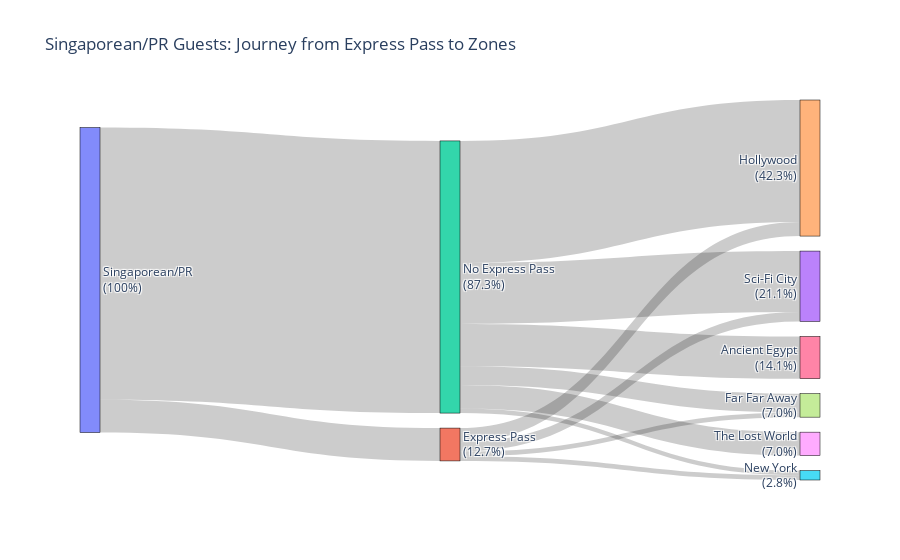

Notebook source saved alongside this figure:
### Markdown cell above
Singaporean/PR Guests: Journey from Express Pass to Zones

### Code cell
import pandas as pd
import plotly.graph_objects as go

# Load the dataset
file_path = r'../data/Updated_Theme_Parks_Survey_Responses 5.csv'
df = pd.read_csv(file_path)

# Define the categorical order for theme park zones according to your specified order (removed Madagascar)
zone_order = ["Sci-Fi City", "Hollywood", "New York", "Ancient Egypt", "Far Far Away", "The Lost World"]

# Filter only for "Singaporean/PR" guests
S_PR_df = df[df['Nationality'] == 'Singaporean/PR']

# Total Singaporean/PR responses to calculate percentages
total_S_PR_responses = len(S_PR_df)

# Define labels for the Sankey diagram
labels = [
    "Singaporean/PR",  # This will be 100%
    "Express Pass", "No Express Pass"
] + zone_order  # Using the updated zone order without Madagascar

# Map labels to index positions for `source` and `target`
label_indices = {label: idx for idx, label in enumerate(labels)}

# Prepare flow data
flow_counts = {}

# Loop through each Singaporean/PR guest in the filtered dataframe
for index, row in S_PR_df.iterrows():
    # Express Pass Usage
    express_pass_index = 1 if row['express_pass_purchase'] == "Yes" else 2
    
    # Theme Park Zones (identify first visited zone)
    zone_index = None
    for zone in zone_order:
        if row.get(f'Rank the following theme park zones based on the order in which you visited them. [{zone}]') == "1st":
            zone_index = label_indices[zone]
            break

    # Ensure zone_index is assigned
    if zone_index is None:
        continue  # Skip this iteration if no zone is found

    # Append flows for nationality to express pass and then to zones
    # Create flow keys to count occurrences
    flow_key_express_pass = (label_indices["Singaporean/PR"], express_pass_index)
    flow_key_zone = (express_pass_index, zone_index)

    # Count the flows for nationality to express pass
    if flow_key_express_pass in flow_counts:
        flow_counts[flow_key_express_pass] += 1
    else:
        flow_counts[flow_key_express_pass] = 1

    # Count the flows for express pass to theme park zones
    if flow_key_zone in flow_counts:
        flow_counts[flow_key_zone] += 1
    else:
        flow_counts[flow_key_zone] = 1

# Prepare source, target, and values lists for the Sankey diagram
source = []
target = []
values = []

# Calculate percentages and update labels
labels_with_percentages = []

# Set "Singaporean/PR" as 100% in the first node
labels_with_percentages.append(f"Singaporean/PR<br>(100%)")

# Calculate percentage for "Express Pass" and "No Express Pass"
express_pass_count = S_PR_df['express_pass_purchase'].value_counts().get("Yes", 0)
express_pass_percentage = (express_pass_count / total_S_PR_responses) * 100
labels_with_percentages.append(f"Express Pass<br>({express_pass_percentage:.1f}%)")

no_express_pass_count = S_PR_df['express_pass_purchase'].value_counts().get("No", 0)
no_express_pass_percentage = (no_express_pass_count / total_S_PR_responses) * 100
labels_with_percentages.append(f"No Express Pass<br>({no_express_pass_percentage:.1f}%)")

# Add the rest of the labels (zones) with percentages
for zone in zone_order:
    zone_column = f'Rank the following theme park zones based on the order in which you visited them. [{zone}]'
    zone_count = S_PR_df[zone_column].value_counts().get("1st", 0)
    zone_percentage = (zone_count / total_S_PR_responses) * 100
    labels_with_percentages.append(f"{zone}<br>({zone_percentage:.1f}%)")

# Now append the flows with values
for (src, tgt), val in flow_counts.items():
    source.append(src)
    target.append(tgt)
    values.append(val)

# Define the node and link data for Sankey
fig = go.Figure(go.Sankey(
    node=dict(
        pad=15,
        thickness=20,
        line=dict(color="black", width=0.5),
        label=labels_with_percentages  # Use labels with percentages
    ),
    link=dict(
        source=source,
        target=target,
        value=values
    )
))

# Add title and show figure
fig.update_layout(title_text="Singaporean/PR Guests: Journey from Express Pass to Zones", font_size=12)
fig.show()

### Figure 1 — Plotly figure (JSON) as saved in the notebook; plotly's stock layout.template omitted (floating-point values rounded to 4 significant figures)
{"data": [{"link": {"source": [0, 1, 0, 2, 2, 1, 2, 2, 2, 1, 1, 2], "target": [1, 4, 2, 4, 3, 5, 8, 7, 6, 3, 7, 5], "value": [7, 3, 58, 26, 13, 1, 5, 4, 9, 2, 1, 1]}, "node": {"label": ["Singaporean/PR<br>(100%)", "Express Pass<br>(12.7%)", "No Express Pass<br>(87.3%)", "Sci-Fi City<br>(21.1%)", "Hollywood<br>(42.3%)", "New York<br>(2.8%)", "Ancient Egypt<br>(14.1%)", "Far Far Away<br>(7.0%)", "The Lost World<br>(7.0%)"], "line": {"color": "black", "width": 0.5}, "pad": 15, "thickness": 20}, "type": "sankey"}], "layout": {"font": {"size": 12}, "title": {"text": "Singaporean/PR Guests: Journey from Express Pass to Zones"}}}
